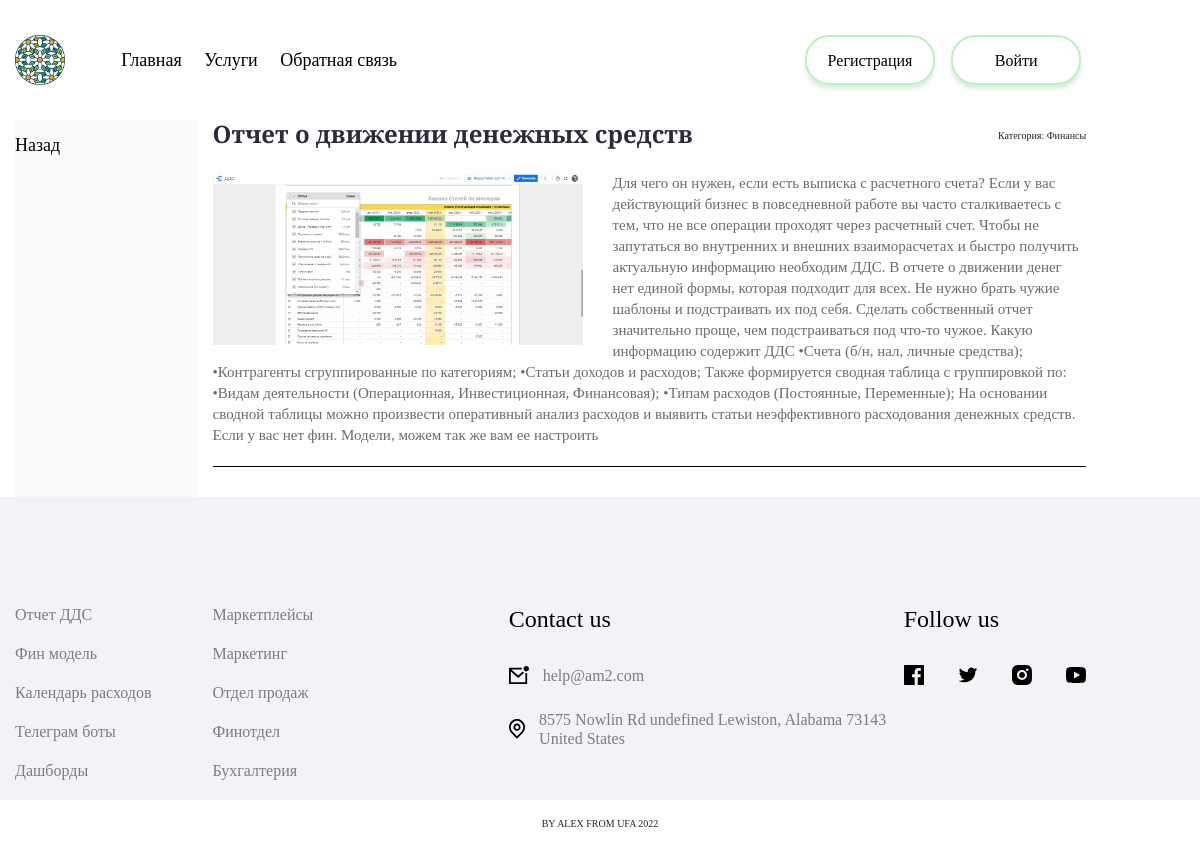
/post/otchet-o-dvizhenii-denezhnyh-sredstv/, run on the app's committed database.
### algoritm/models.py (models this page shows, shortened)
class Boards(models.Model):
    title = models.CharField(max_length=255, verbose_name='Заголовок')
    slug = models.SlugField(max_length=255, unique=True, db_index=True, verbose_name='URL')
    content = models.TextField(blank=True, verbose_name='Текст статьи')
    photo = models.ImageField(upload_to='photos/%Y/%m/%d/', verbose_name='Фото')
    time_create = models.DateTimeField(auto_now_add=True, verbose_name='Время создания')
    time_update = models.DateTimeField(auto_now=True, verbose_name='Время изменения')
    is_published = models.BooleanField(default=True, verbose_name='Публикация')
    cat = models.ForeignKey('Category', on_delete=models.PROTECT, verbose_name='Категория')
    def __str__(self):
        return self.title
    class Meta:
        verbose_name = 'Наши услуги'
        verbose_name_plural = 'Наши услуги'
        ordering = ['pk']

class Category(models.Model):
    name = models.CharField(max_length=100, db_index=True, verbose_name='Категория')
    slug = models.SlugField(max_length=255, unique=True, db_index=True, verbose_name='URL')
    time_create = models.DateTimeField(auto_now_add=True, verbose_name='Время создания')
    def __str__(self):
        return self.name
    class Meta:
        verbose_name = "Категория"
        verbose_name_plural = "Категории"
        ordering = ['pk']

### algoritm/views.py (the view)
# urls.py: path('post/<slug:post_slug>/', ShowPost.as_view(), name='post'),
class ShowPost(DataMixin, DetailView):
    model = Boards
    template_name = 'algoritm/post.html'
    slug_url_kwarg = 'post_slug'
    context_object_name = 'post'
    def get_context_data(self, **kwargs):
        context = super().get_context_data(**kwargs)
        c_def = self.get_user_context(title=context['post'])
        return dict(list(context.items()) + list(c_def.items()))

### algoritm/utils.py (called while the page is built)
    def get_user_context(self, **kwargs):
        context = kwargs
        cats = Category.objects.all()  #Category.objects.annotate(Count('boards'))  [{'cat_id': 1, 'id__count': 9},]
        user_menu = menu.copy()
        formsList = forms.copy()
        if not self.request.user.is_authenticated:
            user_menu.pop(2)
        if self.request.user.id != 1:
            formsList.pop(0)
        context['menu'] = user_menu
        context['cats'] = cats
        context['formsList'] = formsList
        if 'cat_selected' not in context:
            context['cat_selected'] = 0
        return context

### algoritm/templates/algoritm/post.html
{% extends 'algoritm/base.html' %}
{% load algoritm_tags %}
{% block content%}
<section class="container content__block">
        <div class="row">
            <div class="col-md-2 col-sm-4 m-10">
                <nav class ="bg-light menu-vertical mb-5 h-100">
                    <ul class ="nav navbar-nav">
                            <li class="mb-4 mt-4"><a class ="menu__link_verical" href="{% url 'products' %}">Назад</a></li>
                    </ul>
                </nav>
            </div>
            <div class="col-9">
                <div class="container post__area">
                    <div class="d-flex flex-row title__row">
                        <h2 class="content__title">{{ post.title }}</h2>
                        <p>Категория: {{ post.cat}}</p>
                    </div>
                    <div class ="container">
                        {%if post.photo %}
                            <img class="image_full_size img-responsive" src="{{ post.photo.url }}">
                        {% else %}
                            <img class="image_full_size img-responsive" src="../../static/algoritm/images/dashboard.jpg">
                        {% endif %}
                        <p class="content__block-text"> {{ post.content }}  </p>
                    </div>
                </div>
            </div>
        </div>
    </section>
{% endblock content%}

### algoritm/static/algoritm/css/style.css (style rules this page uses)
@media screen and (min-width: 1200px) { .container { max-width: 1170px; padding: 0; } }

### algoritm/static/algoritm/css/main.css (style rules this page uses)
:root { font-size: 10px; }
body { margin: 0; font-family: 'Playfair Display'; box-sizing: border-box; overflow-x: hidden; }

### algoritm/static/algoritm/css/products.css (style rules this page uses)
.content__block { margin-top: 12rem; }
.menu__link_verical { text-decoration: none; font-style: normal; font-weight: 400; font-size: 1.8rem; line-height: 2.1rem; color: #000000; white-space: nowrap; }
.post__area { text-decoration: none; list-style: none; margin-bottom: 3rem; border-bottom: .1rem solid black; }
.title__row { justify-content: space-between; align-items: end; }
.content__title { font-weight: 700; font-size: 2.4rem; line-height: 2.8rem; color: #2B2B3A; text-decoration: none; }
.image_full_size { max-width: 40rem; max-height: 40rem; float: left; padding: 0 3rem 1rem 0; }
.content__block-text { min-height: 20rem; font-weight: normal; font-size: 1.5rem; line-height: 2.1rem; color: #6B6B6B; margin: 2rem 0 0 0; padding-bottom: 2rem; }

### data on the page
Boards: title "Отчет о движении денежных средств", cat "Финансы", photo (picture), content "Для чего он нужен, если есть выписка с расчетного счета? Если у вас действующий бизнес в повседневной работе вы часто сталкиваетесь с тем, что не все операции проходят через расчетный счет. Чтобы не запутаться во внутренних и внешних взаиморасчетах и быстро получить актуальную информацию необходим ДДС. В отчете о движении денег нет единой формы, которая подходит для всех. Не нужно брать чужие шаблоны и подстраивать их под себя. Сделать собственный отчет значительно проще, чем подстраиваться под что-то чужое. Какую информацию содержит ДДС •Счета (б/н, нал, личные средства); •Контрагенты сгруппированные по категориям; •Статьи доходов и расходов; Также формируется сводная таблица с…"

### other printed values
{{ m.title }} "Главная" "Услуги" "Обратная связь"
